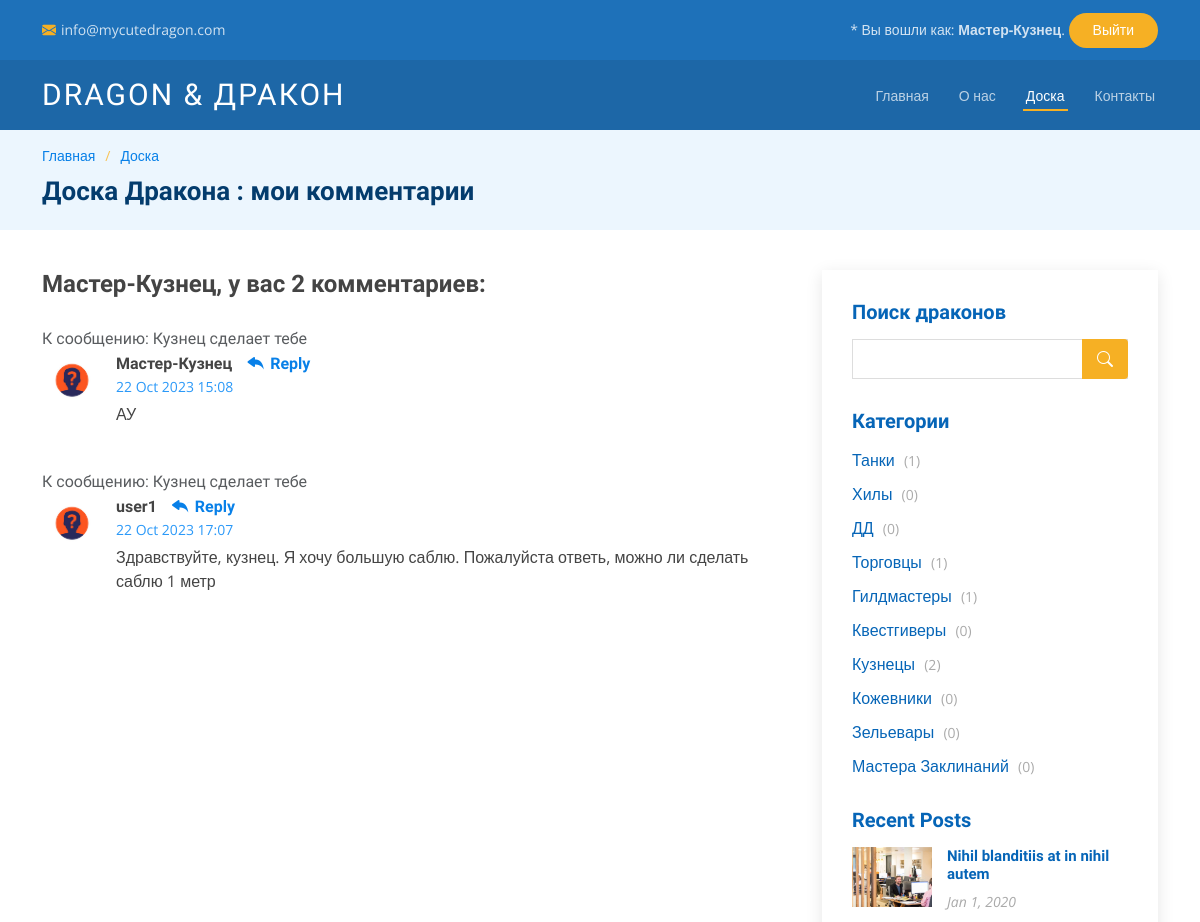
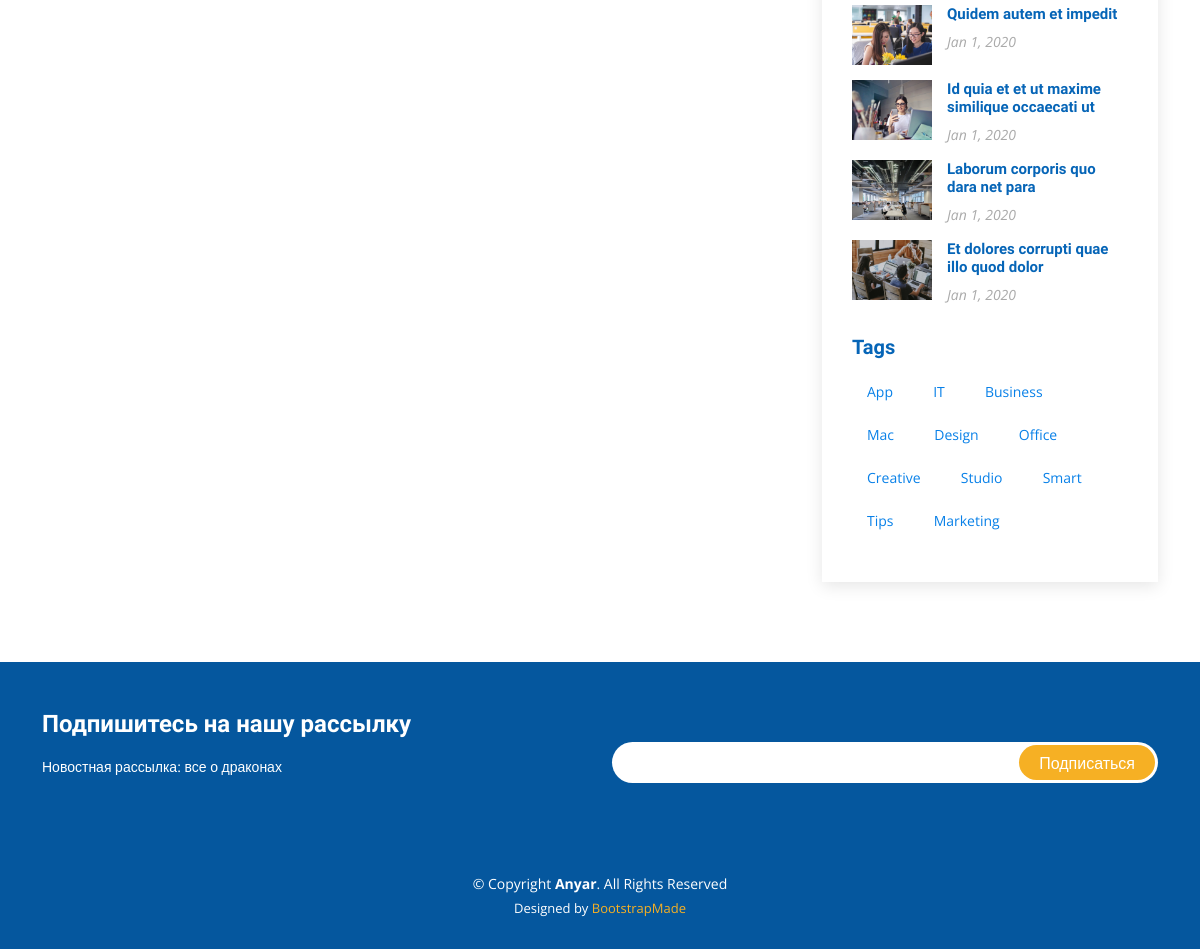
Page /messages/my_comments (signed in) on the committed database (2 pictures, top to bottom).
### bb/models.py (models this page shows, shortened)
class Comment(models.Model):
    toPost = models.ForeignKey(Post, on_delete = models.CASCADE)
    fromUser = models.ForeignKey(User, on_delete = models.CASCADE)
    cTime = models.DateTimeField(auto_now_add = True)
    cbody = models.TextField(default = 'Комментарий')
    status = models.IntegerField(default = 0)
    def preview(self, count=124):
        if (len(self.cbody) <= count):
            return self.cbody
        else:
            return self.cbody[:count-3]+'...'
    def __str__(self):
        return self.preview(40)

class Post(models.Model):
    author = models.ForeignKey(User, on_delete = models.CASCADE)
    cTime = models.DateTimeField(default=timezone.now)
    category = models.ManyToManyField(Category, through = 'PostCategory')
    title = models.CharField(max_length = 255, default = 'Заголовок')
    body = models.TextField(default = 'Здесь должен быть текст')
    mainPic = models.ImageField(upload_to='user_images')
    postRate = models.IntegerField(default = 0)

class Category(models.Model):
    name = models.CharField(max_length = 255, unique = True)

### bb/views.py (the view, shortened to what this page needs)
# urls.py: path('my_comments', CommentList.as_view(), name='comments'),
class CommentList(ListView):
    context_object_name = 'comments'
    template_name = 'messages/comments.html'
    def get_queryset(self):
        self.posts = Comment.objects.filter(toPost__author=self.request.user)
        print(self.posts)
        return self.posts
    def get_context_data(self, **kwargs: Any) -> Dict[str, Any]:
        context =  super().get_context_data(**kwargs)
        context['categories'] = Category.objects.annotate(num_posts=Count('post'))
        return context

### templates/messages/comments.html (shortened to what this page needs)
{% extends 'layout/bb.html' %}
{% load static %}
{% block name %}
Доска Дракона : мои комментарии
{% endblock name %}
{% block content %}
<div class="blog-comments">
    <h4 id="comments" class="comments-count">{{ user.username }}, у вас {{ comments.count }} комментариев:</h4>
    {% for comment in comments %}
        <div  class="comment">
        <div class="comment-title">
            <h5 class="text-muted"> К сообщению:  {{ comment.toPost.title }}</h5>
        </div>
        <div class="d-flex">
            <div class="comment-img"><img src="{% static 'assets/images/unknown_user.jpg' %}" alt=""></div>
            <div>
            <h5><a href="">{{comment.fromUser.username}}</a> <a href="reply/{{ comment.pk }}" class="reply"><i class="bi bi-reply-fill"></i> Reply</a></h5>
            <time datetime="{{ message.cTime|date:'Y-m-d' }}">
                {{ comment.cTime|date:'d M Y H:i' }}</time>
            <p>
                {{comment.cbody}}
            </p>
            </div>
        </div>
        </div>
    {% endfor %}
</div>
{% endblock content %}

### templates/layout/bb.html (shortened to what this page needs)
<!DOCTYPE html>
<html lang="en">
<head>
  {% load static %}
  <link href="{% static 'assets/vendor/animate.css/animate.min.css' %}" rel="stylesheet">
  <link href="{% static 'assets/vendor/aos/aos.css' %}" rel="stylesheet">
  <link href="{% static 'assets/vendor/bootstrap/css/bootstrap.min.css' %}" rel="stylesheet">
  <link href="{% static 'assets/vendor/bootstrap-icons/bootstrap-icons.css' %}" rel="stylesheet">
  <link href="{% static 'assets/vendor/boxicons/css/boxicons.min.css' %}" rel="stylesheet">
  <link href="{% static 'assets/vendor/glightbox/css/glightbox.min.css' %}" rel="stylesheet">
  <link href="{% static 'assets/vendor/remixicon/remixicon.css' %}" rel="stylesheet">
  <link href="{% static 'assets/vendor/swiper/swiper-bundle.min.css' %}" rel="stylesheet">
  <link href="{% static 'assets/css/style.css' %}" rel="stylesheet">
</head>
<body>
  <div id="topbar" class="fixed-top d-flex align-items-center topbar-inner-pages">
    <div class="container d-flex align-items-center justify-content-center justify-content-md-between">
      <div class="contact-info d-flex align-items-center">
        <i class="bi bi-envelope-fill"></i><a href="mailto:contact@example.com">info@mycutedragon.com</a>
      </div>
      <div class="cta d-none d-md-block">
        {% if request.user.is_authenticated %}
          * Вы вошли как:
          <strong>{{ request.user.username }}</strong>.
          <a href="/accounts/logout/" class="scrollto"> Выйти</a>
        {% else %}
          Войдите в аккаунт:
          <a href="/accounts/login/" class="scrollto"> Войти</a>
        {% endif %}
      </div>
    </div>
  </div>
  <header id="header" class="fixed-top d-flex align-items-center header-inner-pages">
    <div class="container d-flex align-items-center justify-content-between">
      <h1 class="logo"><a href="index.html">Dragon & Дракон</a></h1>
      <nav id="navbar" class="navbar">
        <ul>
          <li><a class="nav-link scrollto " href="#hero">Главная</a></li>
          <li><a class="nav-link scrollto" href="#about">О нас</a></li>
          <li><a class="active" href="/messages/">Доска</a></li>
          <li><a class="nav-link scrollto" href="#contact">Контакты</a></li>
        </ul>
      </nav>
    </div>
  </header>
  <main id="main">
    <section id="breadcrumbs" class="breadcrumbs">
      <div class="container">
        <div class="row">
          <div class="col-lg-8">
            <ol>
              <li><a href="/messages/">Главная</a></li>
              <li><a href="/messages/">Доска</a></li>
            </ol>
            <h2>{% block name %}{% endblock name %}</h2>
          </div>
          <div class="col-lg-4">
          </div>
        </div>
      </div>
    </section>
    <section id="blog" class="blog">
      <div class="container" >
        <div class="row">
          <div class="col-lg-8 entries">
            {% block content %}
            {% endblock content %}
          </div>
          <div class="col-lg-4">
            <div class="sidebar">
              <h3 class="sidebar-title">Поиск драконов</h3>
              <div class="sidebar-item search-form">
                <form action="">
                  <input type="text">
                  <button type="submit"><i class="bi bi-search"></i></button>
                </form>
              </div>
              <h3 class="sidebar-title">Категории</h3>
              <div class="sidebar-item categories">
                <ul>
                {% for cat in categories %}
                  <li><a href="#"> {{ cat.name }} <span>({{ cat.num_posts }})</span></a></li>
                {% endfor %}
                </ul>
              </div>
              <h3 class="sidebar-title">Recent Posts</h3>
              <div class="sidebar-item recent-posts">
                <div class="post-item clearfix">
                  <img src="assets/img/blog/blog-recent-1.jpg" alt="">
                  <h4><a href="blog-single.html">Nihil blanditiis at in nihil autem</a></h4>
                  <time datetime="2020-01-01">Jan 1, 2020</time>
                </div>
                <div class="post-item clearfix">
                  <img src="assets/img/blog/blog-recent-2.jpg" alt="">
                  <h4><a href="blog-single.html">Quidem autem et impedit</a></h4>
                  <time datetime="2020-01-01">Jan 1, 2020</time>
                </div>
                <div class="post-item clearfix">
                  <img src="assets/img/blog/blog-recent-3.jpg" alt="">
                  <h4><a href="blog-single.html">Id quia et et ut maxime similique occaecati ut</a></h4>
                  <time datetime="2020-01-01">Jan 1, 2020</time>
                </div>
                <div class="post-item clearfix">
                  <img src="assets/img/blog/blog-recent-4.jpg" alt="">
                  <h4><a href="blog-single.html">Laborum corporis quo dara net para</a></h4>
                  <time datetime="2020-01-01">Jan 1, 2020</time>
                </div>
                <div class="post-item clearfix">
                  <img src="assets/img/blog/blog-recent-5.jpg" alt="">
                  <h4><a href="blog-single.html">Et dolores corrupti quae illo quod dolor</a></h4>
                  <time datetime="2020-01-01">Jan 1, 2020</time>
                </div>
              </div>
              <h3 class="sidebar-title">Tags</h3>
              <div class="sidebar-item tags">
                <ul>
                  <li><a href="#">App</a></li>
                  <li><a href="#">IT</a></li>
                  <li><a href="#">Business</a></li>
                  <li><a href="#">Mac</a></li>
                  <li><a href="#">Design</a></li>
                  <li><a href="#">Office</a></li>
                  <li><a href="#">Creative</a></li>
                  <li><a href="#">Studio</a></li>
                  <li><a href="#">Smart</a></li>
                  <li><a href="#">Tips</a></li>
                  <li><a href="#">Marketing</a></li>
                </ul>
              </div>
            </div>
          </div>
        </div>
      </div>
    </section>
  </main>
  <footer id="footer">
    <div class="footer-newsletter">
      <div class="container">
        <div class="row">
          <div class="col-lg-6">
            <h4>Подпишитесь на нашу рассылку</h4>
            <p>Новостная рассылка: все о драконах</p>
          </div>
          <div class="col-lg-6">
            <form action="" method="post">
              <input type="email" name="email"><input type="submit" value="Подписаться">
            </form>
          </div>
        </div>
      </div>
    </div>
    <div class="container">
      <div class="copyright">
        &copy; Copyright <strong><span>Anyar</span></strong>. All Rights Reserved
      </div>
      <div class="credits">
        Designed by <a href="https://bootstrapmade.com/">BootstrapMade</a>
      </div>
    </div>
  </footer>
</body>
</html>

### rows in the picture
Comment: toPost "Кузнец сделает тебе", fromUser.username "Мастер-Кузнец", cTime "22 Oct 2023 15:08", cbody "АУ"
Comment: toPost "Кузнец сделает тебе", fromUser.username "user1", cTime "22 Oct 2023 17:07", cbody "Здравствуйте, кузнец. Я хочу большую саблю. Пожалуйста ответь, можно ли сделать саблю 1 метр"
Category: name "Танки", num_posts "1"
Category: name "Хилы", num_posts "0"
Category: name "ДД", num_posts "0"
Category: name "Торговцы", num_posts "1"
Category: name "Гилдмастеры", num_posts "1"
Category: name "Квестгиверы", num_posts "0"
Category: name "Кузнецы", num_posts "2"
Category: name "Кожевники", num_posts "0"
Category: name "Зельевары", num_posts "0"
Category: name "Мастера Заклинаний", num_posts "0"

### other values in the picture
{{ request.user.username }} "Мастер-Кузнец"
{{ user.username }} "Мастер-Кузнец"
{{ comments.count }} "2"
